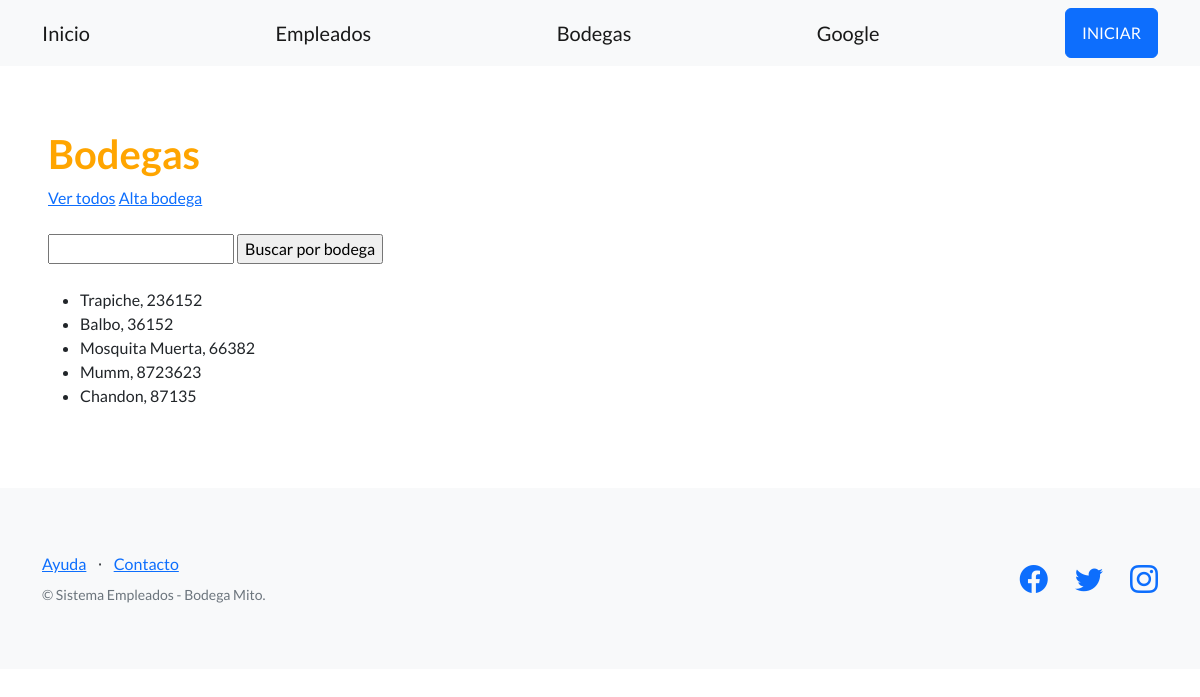
The app's page /empleados/lista-bodegas/, older data.
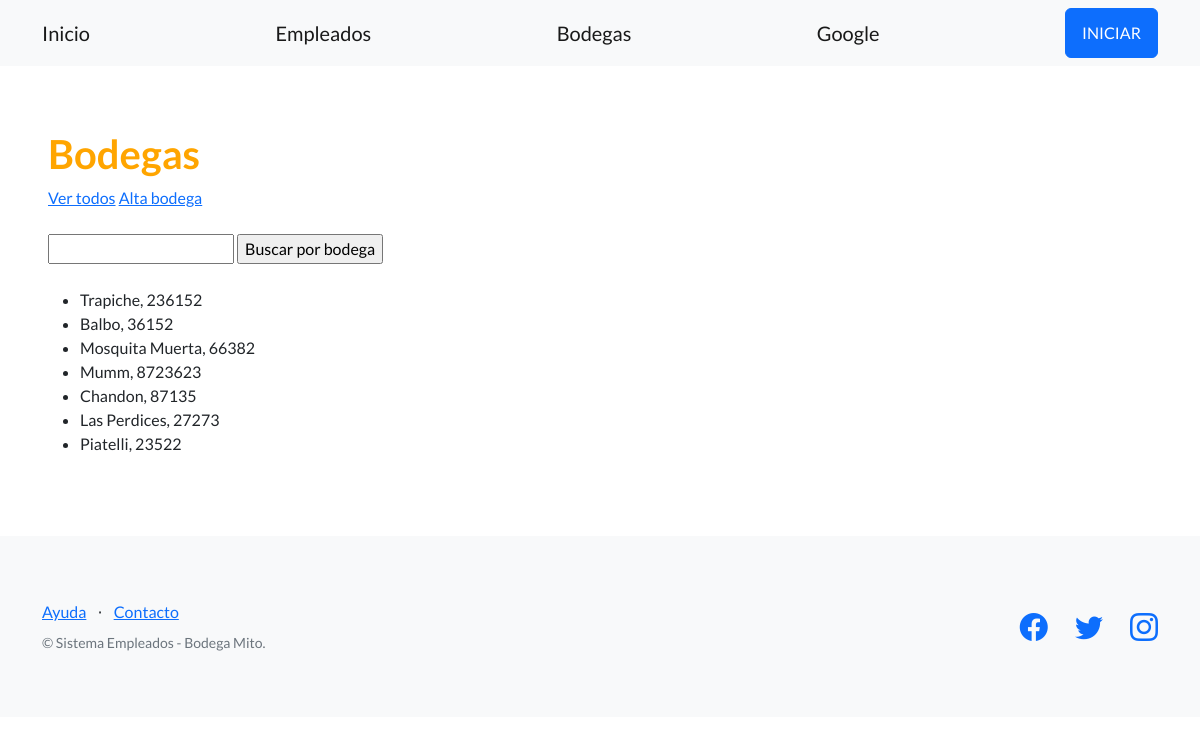
The same page, newer data.
### control_empleados/models.py (models this page shows, shortened)
class Bodega(models.Model):
    nombre = models.CharField(max_length=64)
    codigo = models.IntegerField()

### control_empleados/views.py (the view)
# urls.py: path('lista-bodegas/', listar_bodegas, name='listar_bodegas'),
def listar_bodegas(request):
    contexto = {
         "bodegas": Bodega.objects.all
    }
    http_response = render(
        request=request,
        template_name='control_empleados/listar_bodegas.html',
        context=contexto,
    )
    return http_response

### control_empleados/templates/control_empleados/listar_bodegas.html (shortened to what this page needs)
 {% extends "base.html" %}
{% block contenido %}
<h1 style="color:orange;">
  Bodegas
</h1>
<a href="{% url 'listar_bodegas' %}">Ver todos</a>
<a href="{% url 'cargar_bodega' %}">Alta bodega</a>
<br><br>
<form action="{% url 'buscar_bodegas' %}" method="post">
  <input type="text" name="busqueda">
  <input type="submit" value="Buscar por bodega">
</form>
<br>
<ul>
{% for bodega in bodegas %}
  <li>
    {{ bodega.nombre }}, {{ bodega.codigo }}
  </li>
{% endfor %}
</ul>
{% endblock contenido %}

Row changes from the older to the newer data that the page shows:
added Bodega: nombre "Las Perdices", codigo "27273"
added Bodega: nombre "Piatelli", codigo "23522"
